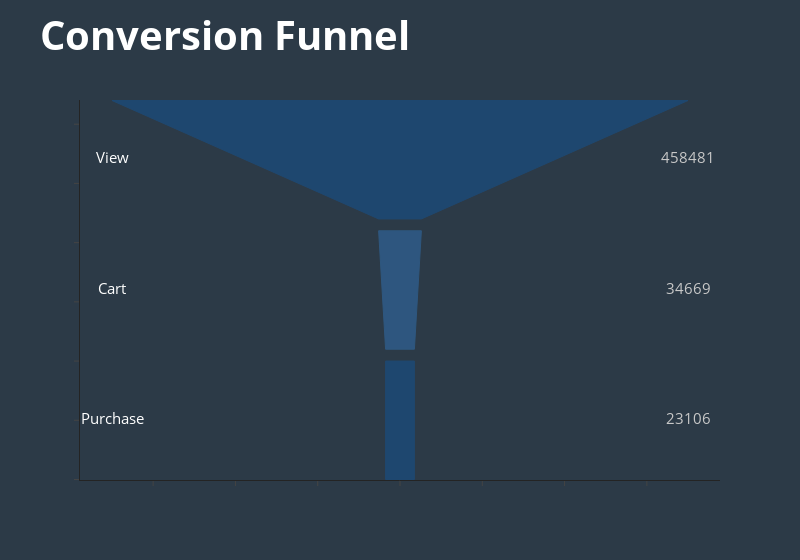

Source (notebook cell):
### Markdown cell above
### Basic Conversion Funnel

### Code cell
# Memasukkan hasil perhitungan jumlah baris masing-masing tahap dan namanya
values = [458481, 34669, 23106]
phases = ['View', 'Cart', 'Purchase']

# Mengatur warna untuk masing-masing tahap
colors = ['rgb(0, 102, 204)', 'rgb(51, 153, 255)', 'rgb(0, 102, 204)']

n_phase = len(phases)
plot_width = 700

# Mengatur perbedaan ukuran antar tahap
section_h = 100
section_d = 10

# Mengatur panjang masing-masing tahap sesuai dengan nilainya
unit_width = plot_width / max(values)
phase_w = [int(value * unit_width) for value in values]

# Mengatur lebar antar tahap sesuai dengan gap antaranya
height = section_h * n_phase + section_d * (n_phase - 1)

# Membuat list yang menyimpan ukuran masing-masing tahap
shapes = []

# Membuat list yang menyimpan nama dan nilai masing-masing tahap
label_y = []

for i in range(n_phase):
        if (i == n_phase-1):
                points = [phase_w[i] / 2, height, phase_w[i] / 2, height - section_h]
        else:
                points = [phase_w[i] / 2, height, phase_w[i+1] / 2, height - section_h]

        path = 'M {0} {1} L {2} {3} L -{2} {3} L -{0} {1} Z'.format(*points)

        shape = {
                'type': 'path',
                'path': path,
                'fillcolor': colors[i],
                'line': {
                    'width': 1,
                    'color': colors[i]
                }
        }
        shapes.append(shape)

        label_y.append(height - (section_h / 2))

        height = height - (section_h + section_d)

label_trace = go.Scatter(
    x=[-350]*n_phase,
    y=label_y,
    mode='text',
    text=phases,
    textfont=dict(
        color='rgb(255, 255, 255)',
        size=15
    )
)

value_trace = go.Scatter(
    x=[350]*n_phase,
    y=label_y,
    mode='text',
    text=values,
    textfont=dict(
        color='rgb(200,200,200)',
        size=15
    )
)

data = [label_trace, value_trace]

layout = go.Layout(
    title="<b>Conversion Funnel</b>",
    titlefont=dict(
        size=40,
        color='rgb(255, 255, 255)'
    ),
    shapes=shapes,
    height=560,
    width=800,
    showlegend=False,
    paper_bgcolor='rgba(44,58,71,1)',
    plot_bgcolor='rgba(44,58,71,1)',
    xaxis=dict(
        showticklabels=False,
        zeroline=False,
    ),
    yaxis=dict(
        showticklabels=False,
        zeroline=False
    )
)

fig = go.Figure(data=data, layout=layout)
fig = fig.update_layout(template='simple_white')
iplot(fig)

### Figure 1 — Plotly figure (JSON) as saved in the notebook; plotly's stock layout.template omitted (floating-point values rounded to 4 significant figures)
{"data": [{"mode": "text", "text": ["View", "Cart", "Purchase"], "textfont": {"color": "rgb(255, 255, 255)", "size": 15}, "x": [-350, -350, -350], "y": [270, 160, 50], "type": "scatter"}, {"mode": "text", "text": ["458481", "34669", "23106"], "textfont": {"color": "rgb(200,200,200)", "size": 15}, "x": [350, 350, 350], "y": [270, 160, 50], "type": "scatter"}], "layout": {"height": 560, "paper_bgcolor": "rgba(44,58,71,1)", "plot_bgcolor": "rgba(44,58,71,1)", "shapes": [{"fillcolor": "rgb(0, 102, 204)", "line": {"color": "rgb(0, 102, 204)", "width": 1}, "path": "M 350.0 320 L 26.0 220 L -26.0 220 L -350.0 320 Z", "type": "path"}, {"fillcolor": "rgb(51, 153, 255)", "line": {"color": "rgb(51, 153, 255)", "width": 1}, "path": "M 26.0 210 L 17.5 110 L -17.5 110 L -26.0 210 Z", "type": "path"}, {"fillcolor": "rgb(0, 102, 204)", "line": {"color": "rgb(0, 102, 204)", "width": 1}, "path": "M 17.5 100 L 17.5 0 L -17.5 0 L -17.5 100 Z", "type": "path"}], "showlegend": false, "title": {"font": {"color": "rgb(255, 255, 255)", "size": 40}, "text": "<b>Conversion Funnel</b>"}, "width": 800, "xaxis": {"showticklabels": false, "zeroline": false}, "yaxis": {"showticklabels": false, "zeroline": false}}}
